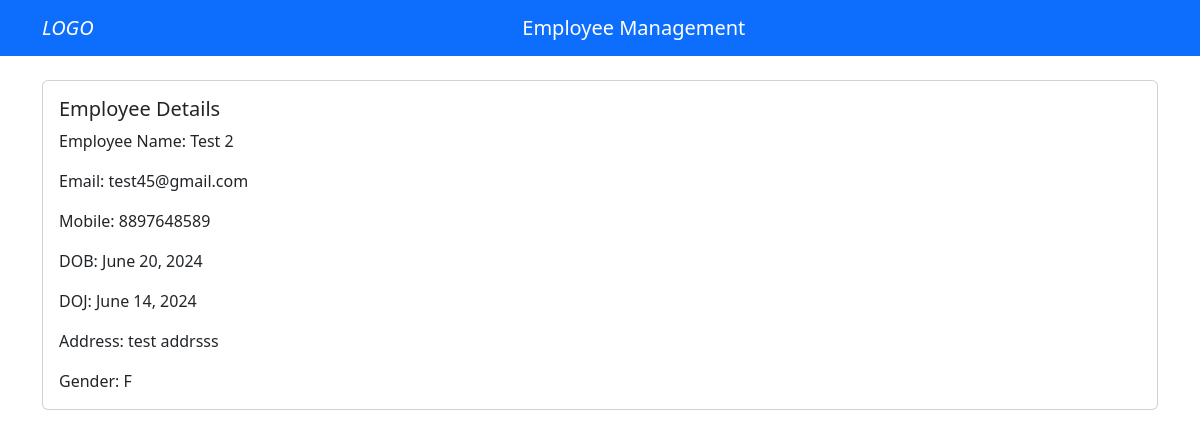
The app's page /view_employee/4 with its own data.
### Sites_app/models.py (models this page shows)
class Employee(models.Model):
    emp_name = models.CharField(max_length=50)
    address = models.CharField(max_length=200)
    mobile = models.CharField(max_length=10)
    email = models.EmailField(max_length=100)
    dob = models.DateField()
    doj = models.DateField()
    gender = models.CharField(max_length=2)
    dept_id = models.ForeignKey(Department, on_delete=models.CASCADE)
    class Meta:
        db_table = 'employee'

### Sites_app/views.py (the view)
# urls.py: path('view_employee/<int:pid>', view_employee, name='view_employee'),
def view_employee(request, pid):
    emp_obj = Employee.objects.get(id = pid)
    return render(request, 'view_employee.html',{'emp_obj':emp_obj})

### templates/view_employee.html (shortened to what this page needs)
<!DOCTYPE html>
<html lang="en">
<head>
    <link href="https://cdn.jsdelivr.net/npm/bootstrap@5.3.3/dist/css/bootstrap.min.css" rel="stylesheet"
>
</head>
<body>
    <header>
        <nav class="navbar navbar-expand-lg navbar-dark bg-primary">
            <div class="container">
                <i class="navbar-brand">
                    LOGO
                </i>
                <a class="navbar-brand mx-auto" style="display: block;">Employee Management</a>
            </div>
        </nav>
    </header>
    <div class="container mt-4">
        <div class="card">
            <div class="card-body">
                <h5 class="card-title">Employee Details</h5>
                <p class="card-text">Employee Name: {{ emp_obj.emp_name }}</p>
                <p class="card-text">Email: {{ emp_obj.email }}</p>
                <p class="card-text">Mobile: {{ emp_obj.mobile }}</p>
                <p class="card-text">DOB: {{ emp_obj.dob }}</p>
                <p class="card-text">DOJ: {{ emp_obj.doj }}</p>
                <p class="card-text">Address: {{ emp_obj.address }}</p>
                <p class="card-text">Gender: {{ emp_obj.gender }}</p>
            </div>
        </div>
    </div>
</body>
</html>

### records on screen
Employee: emp_name "Test 2", email "test45@gmail.com", mobile "8897648589", dob "June 20, 2024", doj "June 14, 2024", address "test addrsss", gender "F"
